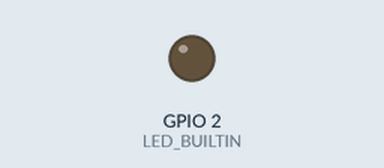
Bench run of a sketch on a simulated ESP8266 (NodeMCU). Parts: output pins drawn as LEDs (lit = HIGH, except the on-board LED, lit = LOW). What the sketch prints to the serial monitor is not drawn.

Above: at 0.1 s.
At 38.1 s:
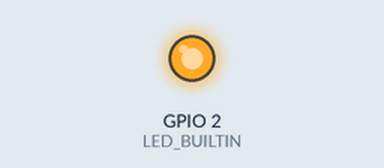
Timing chart, 0 to 40.0 s (numbered marks = the images above):
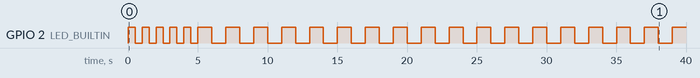

Measured:
- by itself, GPIO 2 (LED_BUILTIN): goes 5 × (HIGH 0.50 s, LOW 0.50 s), 17 × (HIGH 1.0 s, LOW 1.0 s), then HIGH

The sketch:

peiwang2.ino
```cpp
#include <ESP8266WiFi.h>
int count=0;
bool WIFI_Status = true;

void smartConfig()
{
  WiFi.mode(WIFI_STA);
  Serial.println("\r\nWait for Smartconfig...");
  WiFi.beginSmartConfig();//等待手机端发出的用户名与密码
  while (1)
  {
    Serial.print(".");
    digitalWrite(LED_BUILTIN, HIGH);
    delay(1000);
    digitalWrite(LED_BUILTIN, LOW);
    delay(1000);
    if (WiFi.smartConfigDone())//退出等待
    {
      Serial.println("SmartConfig Success");
      Serial.printf("SSID:%s\r\n", WiFi.SSID().c_str());
      Serial.printf("PSW:%s\r\n", WiFi.psk().c_str());
      break;
    }
  }
}
void setup() {
  Serial.begin(115200);
  delay(10);
  pinMode(LED_BUILTIN, OUTPUT);

  Serial.println("\r\n正在连接");
  while(WiFi.status()!=WL_CONNECTED)
  {
      if(WIFI_Status)
      {
          Serial.print(".");
          digitalWrite(LED_BUILTIN, HIGH);
          delay(500);
          digitalWrite(LED_BUILTIN, LOW);
          delay(500);
          count++;
          if(count>=5)//5s
          {
              WIFI_Status = false;
              Serial.println("WiFi连接失败，请用手机进行配网");
          }
      }
      else
      {
          smartConfig();  //微信智能配网
      }
   }
   Serial.println("连接成功");
   Serial.print("IP:");
   Serial.println(WiFi.localIP());

}
void loop() {

}
```
